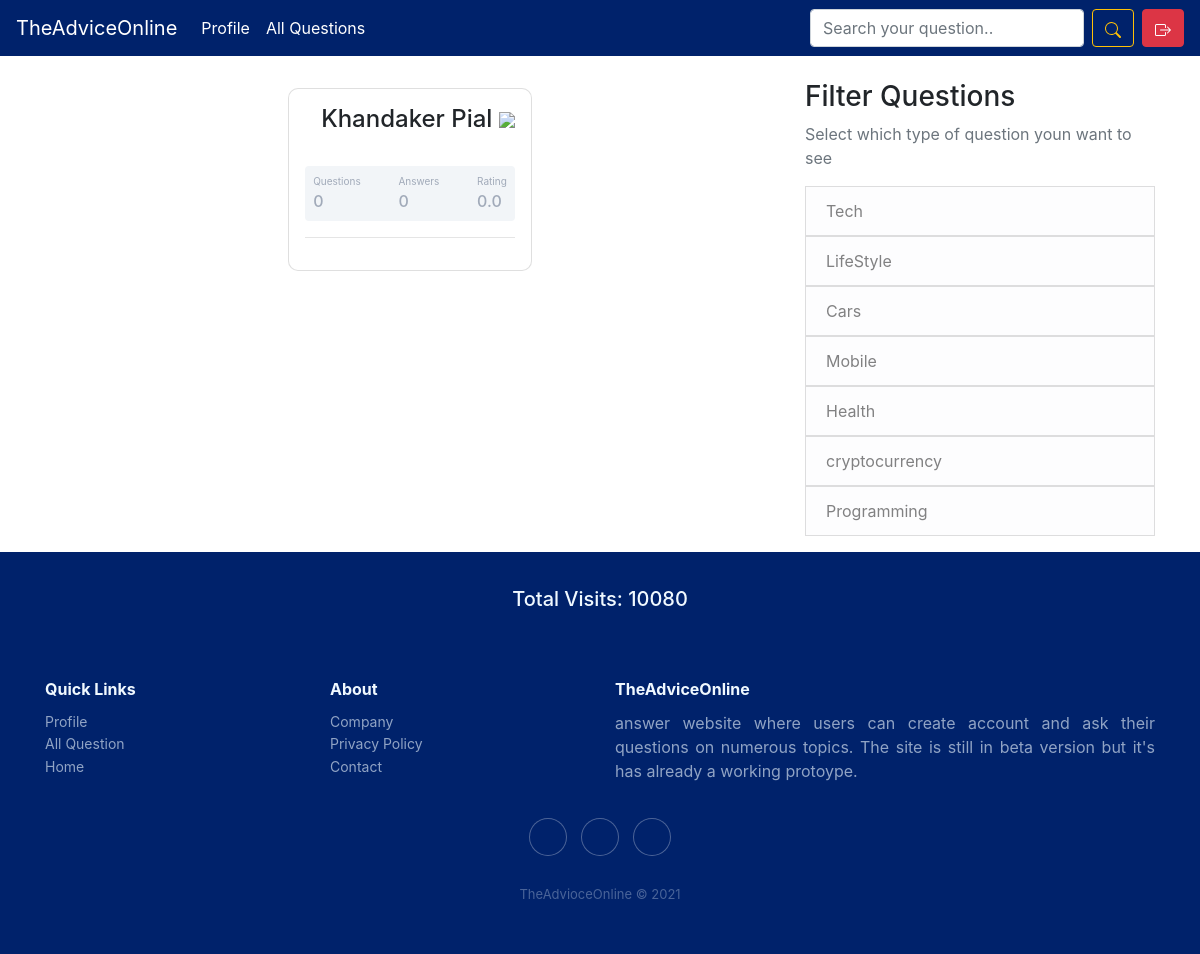
/profile/3 (signed in), run on the app's committed database.
### question/models.py (models this page shows, shortened)
class User_Profile(models.Model):
    the_user = models.OneToOneField(
        User, related_name="the_user_profile", on_delete=models.CASCADE)
    is_verified = models.BooleanField(default=False)
    profession = models.CharField(max_length=30, null=True, blank=True)
    short_bio = models.CharField(max_length=200, null=True, blank=True)
    knows_about = models.TextField(null=True, blank=True)
    rating = models.FloatField(default=0)

class category(models.Model):
    cat = models.CharField(max_length=30)

class fun(models.Model):
    total = models.IntegerField(default=1)

### question/views.py (the view)
# urls.py: path('profile/<int:user_id>', views.profile_handler, name='profile_handler'),
def profile_handler(request, user_id):
    fun = f.objects.get(pk=1)
    try:
        profile_owner_user = User.objects.get(pk=user_id)
        if User_Profile.objects.filter(the_user=profile_owner_user).count() > 0:
            pass
        else:
            obj = User_Profile(the_user=profile_owner_user)
            obj.save()
        obj = User_Profile.objects.get(the_user=profile_owner_user)
        qs = Question.objects.filter(asked_by=profile_owner_user).count()
        ans = Answer.objects.filter(answered_by=profile_owner_user).count()
        rat_num = rating_calulator(qs)
        print(rat_num)
        obj.rating = rat_num
        obj.save()
        temp = {
            'qs': qs,
            'ans': ans
        }
        if profile_owner_user == request.user:
            users_questions = Question.objects.filter(
                asked_by=profile_owner_user, is_anonymous=False)
        else:
            users_questions = Question.objects.filter(
                asked_by=profile_owner_user)
        cats = c.objects.all()
        return render(request, 'question/profile.html', {'profile_info': obj, 'temp': temp, 'questions_set': users_questions,'cats': cats, 'fun': fun})
    except:
        messages.error(request, 'Something went wrong')
        return redirect('/')

### question/views.py (called while the page is built)
def rating_calulator(number):
    if number > 0.0 and number<= 10.0:
        return 4.0
    elif number >10.0 and number<=20.0:
        return 8.0
    elif number >= 30.0:
        return 10.0
    return 0.0

### templates/question/profile.html (shortened to what this page needs)
{% extends 'base.html' %}
{% block main_content %}
<br>
    <div class="container mt-2 d-flex justify-content-center">
        <div class="card p-3">
            <div class="d-flex align-items-center">
                <div class="ml-3 w-100">
                    <h4 class="mb-0 mt-0">{{profile_info.the_user.first_name}} {{profile_info.the_user.last_name}}{% if profile_info.is_verified %}
                        <img src="https://img.icons8.com/material-rounded/18/000000/verified-account.png" />
                        {% endif %}
                    </h4>
                    {% if profile_info.profession %}
                    <span>{{profile_info.profession}}</span> <br>
                    {% else %}
                    <br>
                    {% endif %}
                </div>
            </div>
            <div class="p-2 mt-2 bg-primary d-flex justify-content-between rounded text-white stats">
                <div class="d-flex flex-column"> <span class="articles">Questions</span> <span
                        class="number1">{{temp.qs}}</span> </div>
                <div class="d-flex flex-column"> <span class="articles">Answers</span> <span
                        class="number2">{{temp.ans}}</span> </div>
                <div class="d-flex flex-column"> <span class="articles">Rating</span> <span
                        class="number3">{{profile_info.rating}}</span>
                </div>
            </div>
            <hr>
        </div>
    </div>
{% endblock main_content %}

### templates/base.html (shortened to what this page needs)
<!DOCTYPE html>
<html>
<head>
    <link rel="stylesheet" href="https://cdn.jsdelivr.net/npm/bootstrap@4.6.0/dist/css/bootstrap.min.css">
    <link rel="stylesheet" href="https://cdnjs.cloudflare.com/ajax/libs/ionicons/2.0.1/css/ionicons.min.css">
</head>
<body>
    <nav class="navbar navbar-expand-lg navbar-dark bg-pial">
        <a class="navbar-brand" href="{% url 'home' %}">TheAdviceOnline</a>
        <div class="collapse navbar-collapse" id="navbarSupportedContent">
            <ul class="navbar-nav mr-auto">
                {% if user.is_authenticated %}
                <li class="nav-item active">
                  <a class="nav-link" href="{% url 'profile_handler' user.pk %}">Profile <span class="sr-only">(current)</span></a>
                </li>
                {% else %}
                <li class="nav-item active">
                  <a class="nav-link" href="{% url 'account_login' %}">Login <span class="sr-only">(current)</span></a>
                </li>
                {% endif %}
                <li class="nav-item active">
                  <a class="nav-link" href="{% url 'all' %}">All Questions <span class="sr-only">(current)</span></a>
                </li>
            </ul>
            <form action="{% url 'search' %}" class="form-inline my-2 my-lg-0" method="post">
                <input class="form-control mr-sm-2" type="search" name="search" placeholder="Search your question.." aria-label="Search">
                <button class="mr-2 btn btn-outline-warning my-2 my-sm-0" type="submit"></button>
            </form>
            {% if user.is_authenticated %}
            <a class="btn btn-danger" href="{% url 'account_logout' %}">
            </a>
            {% endif %}
        </div>
    </nav>
 <main role="main" class="container">
      <div class="row">
        <div class="col-lg-8">
          {% block main_content %}{% endblock main_content %}
        </div>
        <div class="col-lg-4 mt-4">
          <div class="content-section">
            {% if unanswered %}
          <h3>More</h3>
          <p class='text-muted'>You may also like to answer these questions too!
              <ul class="list-group">
                {% for i in unanswered %}
                  <a href="{% url 'sub_question' i.pk %}"><li class="list-group-item list-group-item-light">{{i.the_sub_question}}</li></a>
                {% endfor %}
              </ul>
            </p>
            {% else %}
            <h3>Filter Questions</h3>
            <p class='text-muted'>Select which type of question youn want to see
              <ul class="list-group">
              {% for x in cats %}
                <a href="{% url 'search2' x.pk %}"><li class="list-group-item list-group-item-light">{{x.cat}}</li></a>
              {% endfor %}
              </ul>
            </p>
            {% endif %}
          </div>
        </div>
      </div>
    </main>
<div class="footer-dark1">
  <br>
  <center><h5>Total Visits: {{fun.total}}</h5></center>
</div>
    <div class="footer-dark">
  <footer>
      <div class="container">
          <div class="row">
              <div class="col-sm-6 col-md-3 item">
                  <h3>Quick Links</h3>
                  <ul>
                    {% if user.is_authenticated %}
                      <li><a href="{% url 'profile_handler' user.pk %}">Profile</a></li>
                    {% endif %}
                      <li><a href="{% url 'all' %}">All Question</a></li>
                      <li><a href="{% url 'home' %}">Home</a></li>
                  </ul>
              </div>
              <div class="col-sm-6 col-md-3 item">
                  <h3>About</h3>
                  <ul>
                      <li><a href="{% url 'about_us' %}">Company</a></li>
                      <li><a href="{% url 'about_us' %}">Privacy Policy</a></li>
                      <li><a href="{% url 'about_us' %}">Contact</a></li>
                  </ul>
              </div>
              <div class="col-md-6 item text">
                  <h3>TheAdviceOnline</h3>
                  <p  class="text-justify">answer website where users can create account and ask their questions on numerous topics. The site is still in beta version but it's has already a working protoype.</p>
              </div>
              <div class="col item social"><a href="#"></a><a href="#"></a><a href="https://www.linkedin.com/in/advice-online-6b89a9220/"></a></div>
          </div>
          <p class="copyright">TheAdvioceOnline © 2021</p>
      </div>
  </footer>
</body>

### templates/base.html (style rules this page uses)
.bg-pial { background-color: #00226b; }
.footer-dark { padding:50px 0; color:#f0f9ff; background-color:#00226b; }
.footer-dark1 { padding: 11px; color:#f0f9ff; background-color:#00226b; }
.footer-dark h3 { margin-top:0; margin-bottom:12px; font-weight:bold; font-size:16px; }
.footer-dark ul { padding:0; list-style:none; line-height:1.6; font-size:14px; margin-bottom:0; }
.footer-dark ul a { color:inherit; text-decoration:none; opacity:0.6; }
.footer-dark .item.text { margin-bottom:36px; }
.footer-dark .item.text p { opacity:0.6; margin-bottom:0; }
.footer-dark .item.social { text-align:center; }
.footer-dark .item.social > a { font-size:20px; width:36px; height:36px; line-height:36px; display:inline-block; text-align:center; border-radius:50%; box-shadow:0 0 0 1px rgba(255,255,255,0.4); margin:0 8px; color:#fff; opacity:0.75; }
.footer-dark .copyright { text-align:center; padding-top:24px; opacity:0.3; font-size:13px; margin-bottom:0; }

### templates/question/profile.html (style rules this page uses)
body { border-radius: 10px }
.card { border-radius: 10px; background-color: #fff }
.stats { background: #f2f5f8 !important; color: #000 !important; display: grid; grid-template-columns: repeat(auto-fit, minmax(250px, 1fr)); grid-gap: .5rem; }
.articles { font-size: 10px; color: #a1aab9 }
.number1 { font-weight: 500; color: #a1aab9 }
.number2 { font-weight: 500; color: #a1aab9 }
.number3 { font-weight: 500; color: #a1aab9 }

### data on the page
User_Profile: the_user.first_name "Khandaker", the_user.last_name "Pial", rating "0.0"
category: cat "Tech"
category: cat "LifeStyle"
category: cat "Cars"
category: cat "Mobile"
category: cat "Health"
category: cat "cryptocurrency"
category: cat "Programming"
fun: total "10080"

### other printed values
{{ temp.qs }} "0"
{{ temp.ans }} "0"
